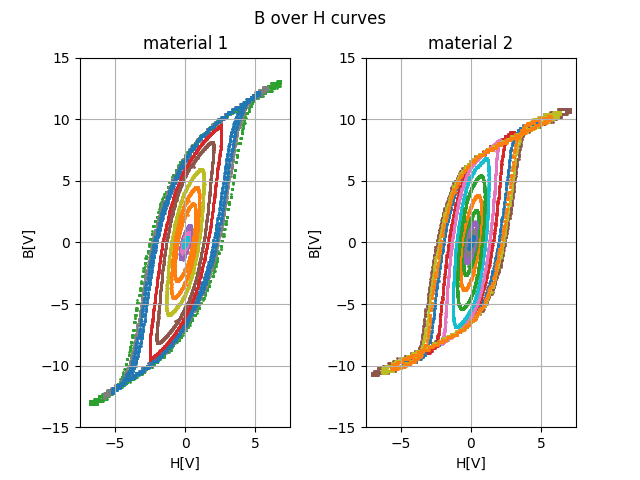
#> input picture full_loops.png, 640 x 480 px
$ python -i week2_edit_domains_images.py   (imports and definitions only)   (older library calls are emulated)
#> lines starting #> are read from the running program, lines starting #| are printed output that depends on the picture
import cv2
from PIL import Image
import os
import numpy as np
import matplotlib.pyplot as plt
import random
import pandas as pd


# [143 lines left out: functions cut_images_in_directory, threshold_image2, threshold_images_in_directory, gradient_images_in_directory, calculate_average_pixel, threshold_image and 1 more, not called in this run]


def compute_gradient(image_path):
    # Load the image
#> called with image_path = 'full_loops.png'
    image = cv2.imread(image_path, cv2.IMREAD_GRAYSCALE)
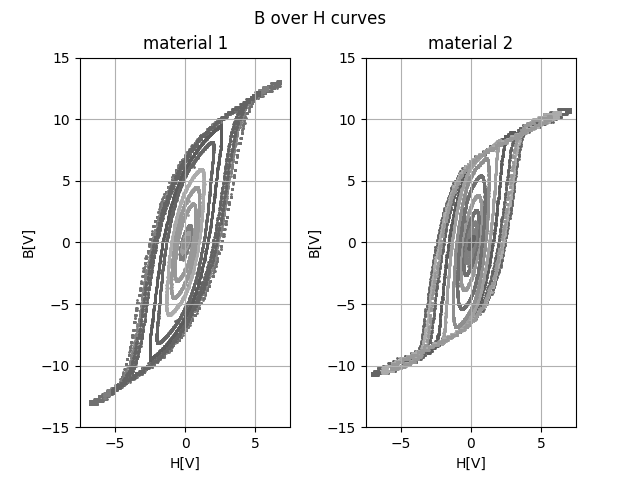
#> image: shape (480, 640); min 0, max 255, mean 240

    # Apply the Sobel operator to compute gradients
    grad_x = cv2.Sobel(image, cv2.CV_64F, 1, 0, ksize=3)
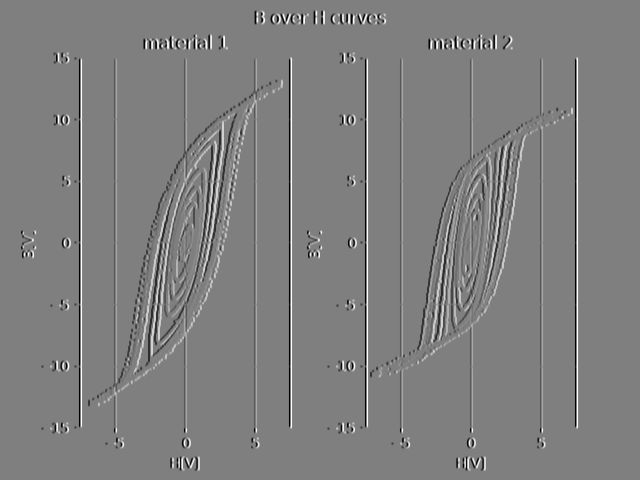
#> grad_x: shape (480, 640) float64; min -1020, max 1020, mean 0; drawn with min black and max white
    grad_y = cv2.Sobel(image, cv2.CV_64F, 0, 1, ksize=3)
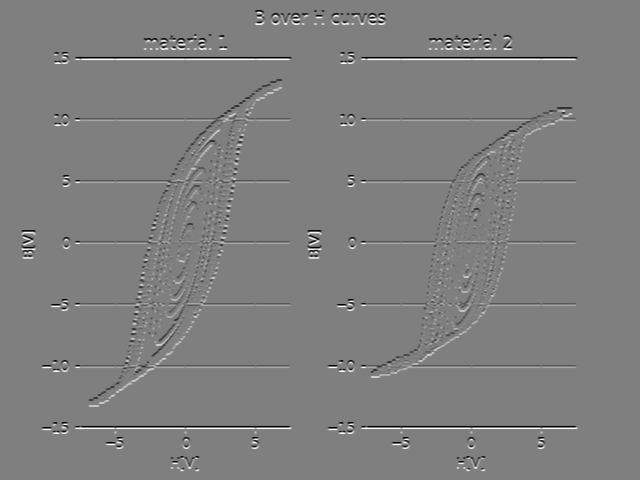
#> grad_y: shape (480, 640) float64; min -1020, max 1020, mean 0; drawn with min black and max white

    # Compute the magnitude of the gradient
    gradient_magnitude = np.sqrt(grad_x**2 + grad_y**2)
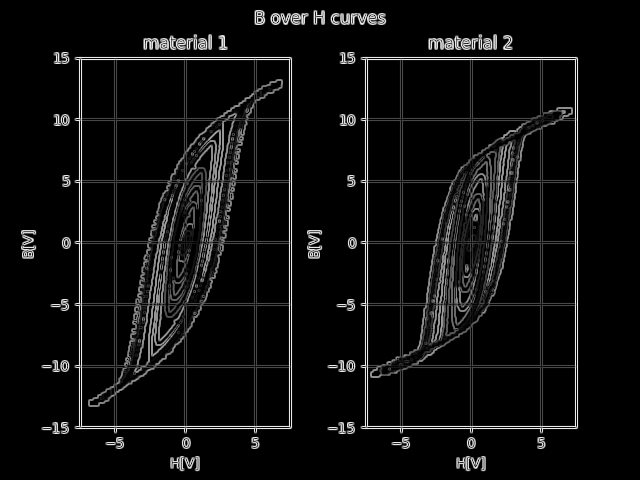
#> gradient_magnitude: shape (480, 640) float64; min 0, max 1108.2, mean 62.6; drawn with min black and max white

    # Normalize the gradient magnitude to the range [0, 255]
    gradient_magnitude_normalized = cv2.normalize(gradient_magnitude, None, 0, 255, cv2.NORM_MINMAX)

    return gradient_magnitude_normalized


# [130 lines left out: functions show_images_side_by_side, choose_random_image, threshold_random_image, count_black_pixels_in_directory, rename_and_sort_files, organize_directory and 2 more, not called in this run]


# [22 lines not run here, left out]

>>> result = compute_gradient('full_loops.png')

$ run again, on material1with_bad.png
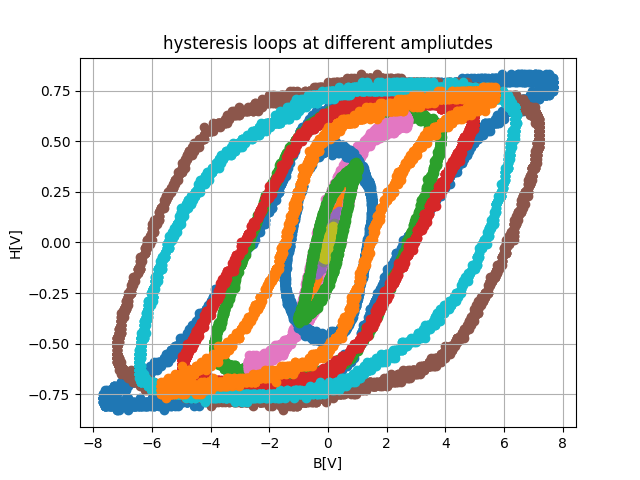
#> input picture material1with_bad.png, 640 x 480 px
#> in compute_gradient, `grad_y = cv2.Sobel(image, cv2.CV_64F, 0, 1, ksize=3)`:
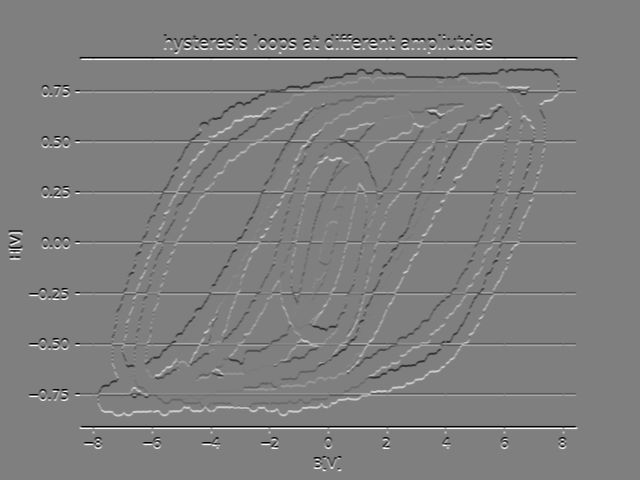
#> grad_y: shape (480, 640) float64; min -1020, max 1020, mean 0; drawn with min black and max white
#> in compute_gradient, `gradient_magnitude = np.sqrt(grad_x**2 + grad_y**2)`:
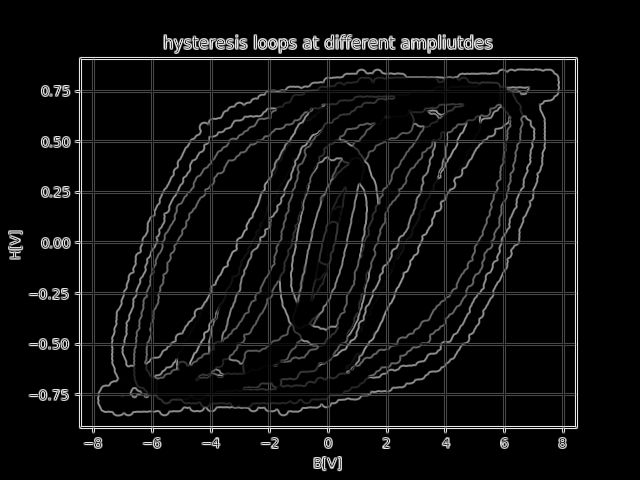
#> gradient_magnitude: shape (480, 640) float64; min 0, max 1123.2, mean 64.9; drawn with min black and max white

$ run again, on material2only_good.png
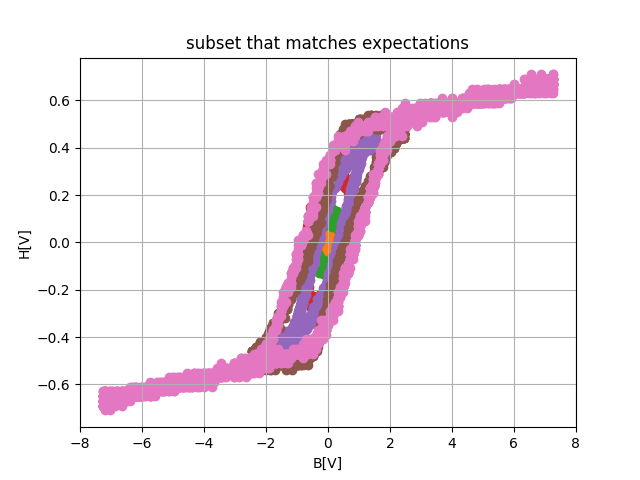
#> input picture material2only_good.png, 640 x 480 px
#> in compute_gradient, `grad_y = cv2.Sobel(image, cv2.CV_64F, 0, 1, ksize=3)`:
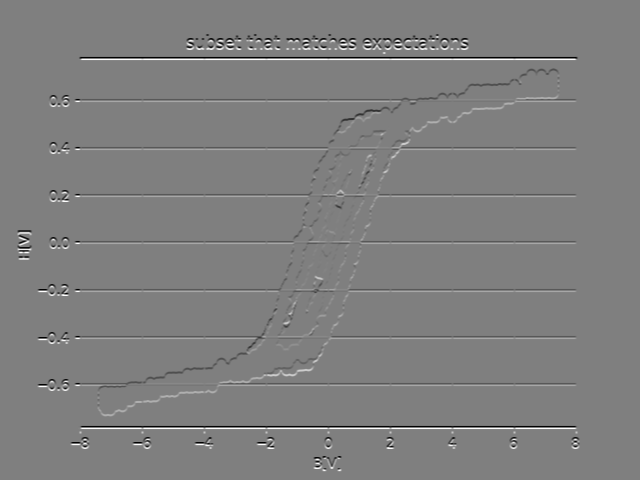
#> grad_y: shape (480, 640) float64; min -1020, max 1020, mean 0; drawn with min black and max white
#> in compute_gradient, `gradient_magnitude = np.sqrt(grad_x**2 + grad_y**2)`:
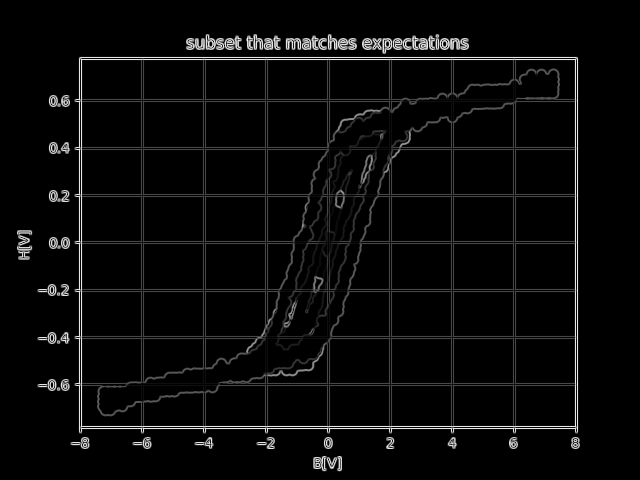
#> gradient_magnitude: shape (480, 640) float64; min 0, max 1123.2, mean 42.4; drawn with min black and max white

$ run again, on material2with_bad.png
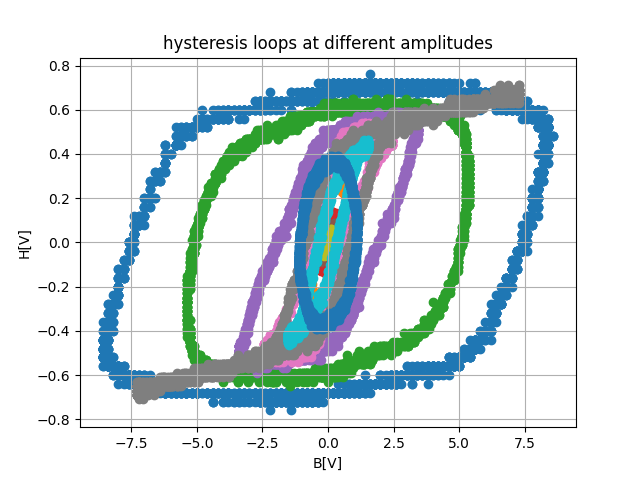
#> input picture material2with_bad.png, 640 x 480 px
#> in compute_gradient, `grad_y = cv2.Sobel(image, cv2.CV_64F, 0, 1, ksize=3)`:
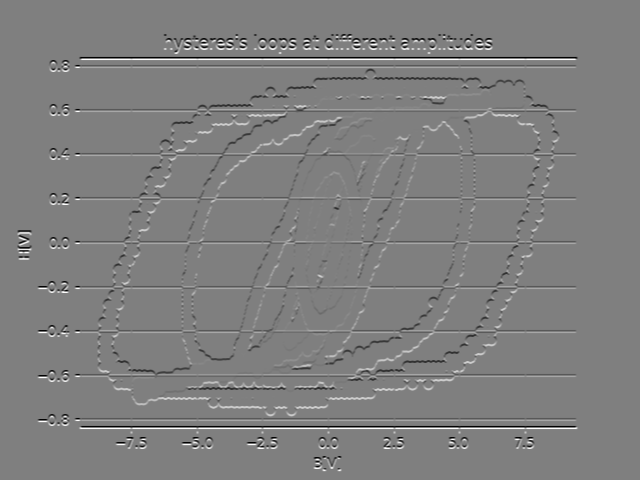
#> grad_y: shape (480, 640) float64; min -1020, max 1020, mean 0; drawn with min black and max white
#> in compute_gradient, `gradient_magnitude = np.sqrt(grad_x**2 + grad_y**2)`:
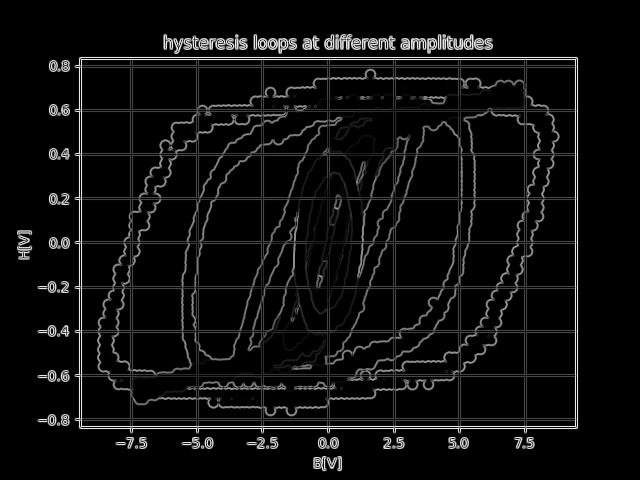
#> gradient_magnitude: shape (480, 640) float64; min 0, max 1123.2, mean 63.5; drawn with min black and max white
